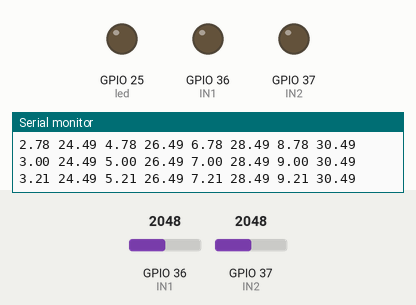
Recording of a sketch running on a simulated ESP32. On the bench: output pins drawn as LEDs (lit = HIGH), the last lines printed to the serial monitor. The test bench sets the inputs (shaded band); at power-on: GPIO 37 (IN2) = 2048, GPIO 36 (IN1) = 2048. Pins used as bus, display or sensor lines are not drawn.

Above: at 1.2 s.
1.3 s: GPIO 37 (IN2) set to 1228
At 2.5 s:
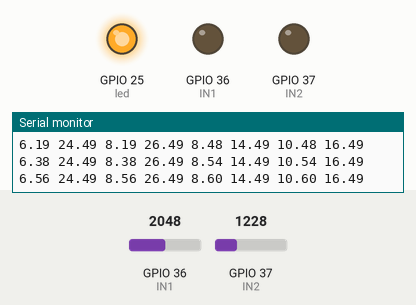
2.8 s: GPIO 36 (IN1) set to 4095
4.3 s: GPIO 37 (IN2) set to 1578
5.8 s: GPIO 37 (IN2) set to 1675
Timing chart, 0 to 8.3 s (numbered marks = the images above; inputs shaded):
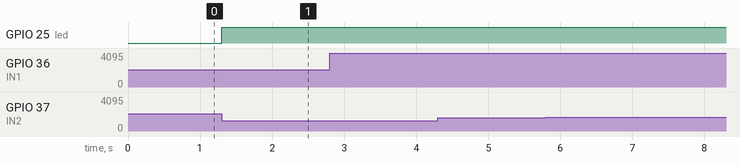

Measured:
- after the input at 1.3 s, GPIO 25 (led): LOW → HIGH at once

The sketch:

INPUT-PressureSensor.ino
```cpp
// https://www.circuitbasics.com/how-to-make-an-arduino-capacitance-meter/
// Scroll to (CAPACITANCE METER FOR 470 UF TO 18 PF CAPACITORS)

// Adrie Kooijman, Aug 2021
// The idea is to measure capacitance using the RC time of a charging capacitor.
// R is in this case the internal pullup resistor of Arduino,
// C is the capacitance value of the button
// The absolute value is not important here, it's the change when the button is pressed.
// We have a matrix of four buttons, two lines are 'driver' lines connected to outputs,
// the other two are input lines.

//const int OUT_PIN = A2;
const int OUT1 = 2;
const int OUT2 = 3;
const int IN1 = A0;
const int IN2 = A1;

// The values are from the source, I did not bother to check correctness for raspberry pi pico.
const float IN_STRAY_CAP_TO_GND = 24.48;
const float IN_CAP_TO_GND  = IN_STRAY_CAP_TO_GND;
const float R_PULLUP = 34.8;
const int MAX_ADC_VALUE = 4095;

const int led = 25; // led is connected to this pin


void setup()
{
  pinMode(OUT1, OUTPUT);
  pinMode(IN1, OUTPUT); // !!
  pinMode(OUT2, OUTPUT);
  pinMode(IN2, OUTPUT); // !!
  pinMode(led, OUTPUT);
  Serial.begin(115200);
}

float val11, val21, val12, val22; // Current values row/column
float avg11, avg21, avg12, avg22; // Averages
float fac = 0.01; // Factor for exponential average filter
float trigger = 10.0; // If the current value is above average+trigger we think a button is pushed.

void loop()
{
  val11 = measureCap(IN1, OUT1, 0);
  avg11 = (1.0 - fac) * avg11 + fac * val11;
  val12 = measureCap(IN1, OUT2, 0);
  avg12 = (1.0 - fac) * avg12 + fac * val12;
  val21 = measureCap(IN2, OUT1, 0);
  avg21 = (1.0 - fac) * avg21 + fac * val21;
  val22 = measureCap(IN2, OUT2, 0);
  avg22 = (1.0 - fac) * avg22 + fac * val22;

  // Print results, add offsets for visyalisation in serial plotter
  Serial.print(avg11);
  Serial.print(" ");
  Serial.print(val11);
  Serial.print(" ");
  Serial.print(avg12 + 2); // add a value (2) to separate the resulting lines in serial plotter.
  Serial.print(" ");
  Serial.print(val12 + 2);
  Serial.print(" ");
  Serial.print(avg21 + 4);
  Serial.print(" ");
  Serial.print(val21 + 4);
  Serial.print(" ");
  Serial.print(avg22 + 6);
  Serial.print(" ");
  Serial.print(val22 + 6);
  Serial.print(" ");
  Serial.println();

  // Here we do something usefull with the information we have collected.
  if (val11 > (avg11 + trigger)) {
    digitalWrite(led, HIGH);
  }

  if (val21 > (avg21 + trigger)) {
    digitalWrite(led, LOW);
  }
}


// From the original source, 'large capacitor'function commented out.
float measureCap(int IN_PIN, int OUT_PIN, bool printIt) {
  float capacitance;
  if (printIt) {
    Serial.print(F("Measure between "));
    Serial.print(IN_PIN);
    Serial.print(F(" and "));
    Serial.print(OUT_PIN);
  }

  pinMode(IN_PIN, INPUT);
  digitalWrite(OUT_PIN, HIGH);
  int val = analogRead(IN_PIN);
  digitalWrite(OUT_PIN, LOW);

  if (val < MAX_ADC_VALUE) {
    pinMode(IN_PIN, OUTPUT);

    capacitance = (float)val * IN_CAP_TO_GND / (float)(MAX_ADC_VALUE - val);

    if (printIt) {
      Serial.print(F(", Capacitance Value = "));
      Serial.print(capacitance, 3);
      Serial.print(F(" pF ("));
      Serial.print(val);
      Serial.print(F(") "));
    }
  }

  //  else { // Only in the case of larger capacitances.
  //    Serial.print(F(", Large "));
  //    pinMode(IN_PIN, OUTPUT);
  //    delay(1);
  //    pinMode(OUT_PIN, INPUT_PULLUP);
  //    unsigned long u1 = micros();
  //    unsigned long t;
  //    int digVal;
  //
  //    do {
  //      digVal = digitalRead(OUT_PIN);
  //      unsigned long u2 = micros();
  //      t = u2 > u1 ? u2 - u1 : u1 - u2;
  //    } while ((digVal < 1) && (t < 400000L));
  //
  //    pinMode(OUT_PIN, INPUT);
  //    val = analogRead(OUT_PIN);
  //    digitalWrite(IN_PIN, HIGH);
  //    int dischargeTime = (int)(t / 1000L) * 5;
  //    delay(dischargeTime);
  //    pinMode(OUT_PIN, OUTPUT);
  //    digitalWrite(OUT_PIN, LOW);
  //    digitalWrite(IN_PIN, LOW);
  //
  //    capacitance = -(float)t / R_PULLUP
  //                  / log(1.0 - (float)val / (float)MAX_ADC_VALUE);
  //
  //    Serial.print(F("Capacitance Value = "));
  //    if (capacitance > 1000.0) {
  //      Serial.print(capacitance / 1000.0, 2);
  //      Serial.print(F(" uF"));
  //    } else {
  //      Serial.print(capacitance, 2);
  //      Serial.print(F(" nF"));
  //    }
  //
  //    Serial.print(F(" ("));
  //    Serial.print(digVal == 1 ? F("Normal") : F("HighVal"));
  //    Serial.print(F(", t= "));
  //    Serial.print(t);
  //    Serial.print(F(" us, ADC= "));
  //    Serial.print(val);
  //    Serial.println(F(")"));
  //  }

  while (millis() % 100 != 0);
  return capacitance;
}
```
